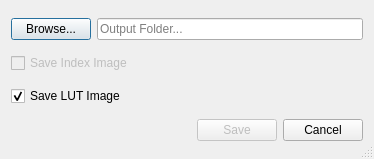
<?xml version="1.0" encoding="UTF-8"?>
<ui version="4.0">
 <class>Calculator</class>
 <widget class="QDialog" name="Calculator">
  <property name="windowModality">
   <enum>Qt::ApplicationModal</enum>
  </property>
  <property name="geometry">
   <rect>
    <x>0</x>
    <y>0</y>
    <width>374</width>
    <height>159</height>
   </rect>
  </property>
  <property name="sizePolicy">
   <sizepolicy hsizetype="Fixed" vsizetype="Fixed">
    <horstretch>0</horstretch>
    <verstretch>0</verstretch>
   </sizepolicy>
  </property>
  <property name="windowTitle">
   <string>Save Image</string>
  </property>
  <property name="sizeGripEnabled">
   <bool>true</bool>
  </property>
  <property name="modal">
   <bool>false</bool>
  </property>
  <layout class="QGridLayout" name="gridLayout">
   <item row="0" column="0">
    <layout class="QHBoxLayout" name="horizontalLayout">
     <item>
      <widget class="QPushButton" name="ViewerSaveFileButton">
       <property name="text">
        <string>Browse...</string>
       </property>
      </widget>
     </item>
     <item>
      <widget class="QLineEdit" name="ViewerSaveFile">
       <property name="placeholderText">
        <string>Output Folder...</string>
       </property>
      </widget>
     </item>
    </layout>
   </item>
   <item row="1" column="0">
    <widget class="QCheckBox" name="SaveIndexBox">
     <property name="enabled">
      <bool>false</bool>
     </property>
     <property name="text">
      <string>Save Index Image</string>
     </property>
    </widget>
   </item>
   <item row="2" column="0">
    <widget class="QCheckBox" name="SaveLutBox">
     <property name="text">
      <string>Save LUT Image</string>
     </property>
     <property name="checked">
      <bool>true</bool>
     </property>
    </widget>
   </item>
   <item row="3" column="0">
    <layout class="QHBoxLayout" name="horizontalLayout_5">
     <item>
      <spacer name="horizontalSpacer_2">
       <property name="orientation">
        <enum>Qt::Horizontal</enum>
       </property>
       <property name="sizeHint" stdset="0">
        <size>
         <width>40</width>
         <height>20</height>
        </size>
       </property>
      </spacer>
     </item>
     <item>
      <layout class="QHBoxLayout" name="horizontalLayout_2">
       <item>
        <widget class="QPushButton" name="SaveButton">
         <property name="enabled">
          <bool>false</bool>
         </property>
         <property name="text">
          <string>Save</string>
         </property>
        </widget>
       </item>
       <item>
        <widget class="QPushButton" name="CancelButton">
         <property name="text">
          <string>Cancel</string>
         </property>
        </widget>
       </item>
      </layout>
     </item>
    </layout>
   </item>
  </layout>
 </widget>
 <resources/>
 <connections/>
</ui>
